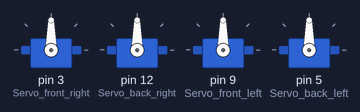
The sketch below on a simulated Arduino Uno, built with avr-gcc and run on an emulated ATmega328P. On the bench: 4 × servo.

Above: at 3.05 s.
At 5.25 s:
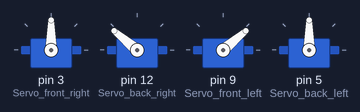
At 7.5 s:
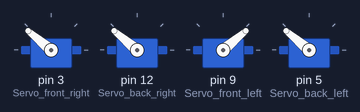
At 12.0 s:
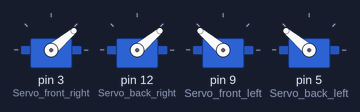
Timing chart, 0 to 14.7 s (numbered marks = the images above):
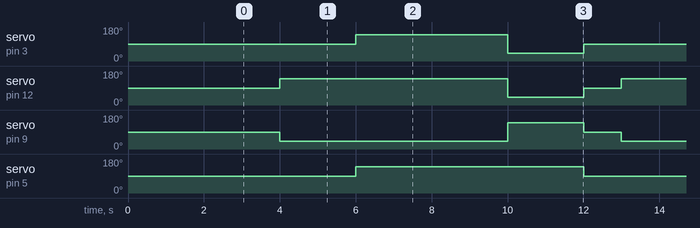

The sketch:

Walking_Cat-4_servos.ino
```cpp
#include <Servo.h>

Servo Servo_front_right;
Servo Servo_back_right;
Servo Servo_front_left;
Servo Servo_back_left;

int a=90,b=90,c=90,d=90;

void setup() {
  Servo_front_right.attach(3);
  Servo_back_right.attach(12);
  Servo_front_left.attach(9);
  Servo_back_left.attach(5);
  // intialize and check legs are aligned
  Servo_front_right.write(a);
  Servo_back_right.write(b);
  Servo_front_left.write(c);
  Servo_back_left.write(d);
  delay(3000);
}


void loop(){
  Servo_front_right.write(a);
  Servo_back_right.write(b);
  Servo_front_left.write(c);
  Servo_back_left.write(d);
  delay(1000);
   //HM(a,b,c,d)
  Servo_front_right.write(a);
  Servo_back_right.write(b+50);
  Servo_front_left.write(c-50);
  Servo_back_left.write(d);
  delay(1000);
  //Servo_front_right.write(c-50);
  delay(1000);

  Servo_front_right.write(c-50);
  Servo_front_right.write(a+50);
  Servo_back_right.write(b+50);
  Servo_back_left.write(d+50);
  delay(4000);
  Servo_front_right.write(a-50);
  Servo_back_right.write(b-50);
  Servo_front_left.write(c+50);
  Servo_back_left.write(d+50);
  delay(2000);
  //exit(1);
}
```

Measured:
- by itself, servo on pin 3 (Servo_front_right): repeats every 9.0 s: 40° 2.0 s, 90° 3.0 s, 140° 4.0 s
- by itself, servo on pin 12 (Servo_back_right): repeats every 9.0 s: 40° 2.0 s, 90° 1.0 s, 140° 6.0 s
- by itself, servo on pin 9 (Servo_front_left): repeats every 9.0 s: 140° 2.0 s, 90° 1.0 s, 40° 6.0 s
- by itself, servo on pin 5 (Servo_back_left): alternates 140° for 6.0 s and 90° for 3.0 s
